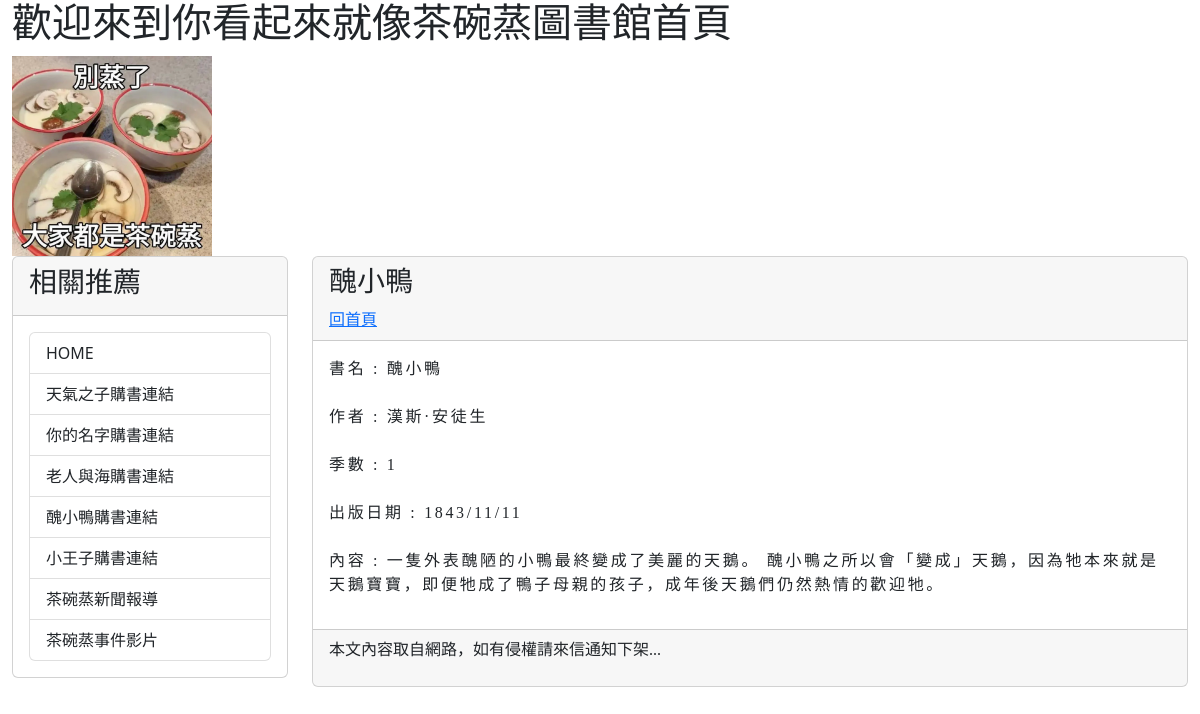
The page /book/duck/ on the database its author committed.
### mysite/models.py (models this page shows, shortened)
class Book(models.Model):
    title = models.CharField(max_length=200)
    slug = models.CharField(max_length=200)
    author = models.CharField(max_length=200)
    chapter = models.CharField(max_length=200)
    Publicationdate = models.CharField(max_length=200)
    body = models.TextField()
    pub_date = models.DateTimeField(auto_now_add=True)
    class Meta:
        ordering = ('-pub_date',)

### mysite/views.py (the view)
# urls.py: path('book/<slug:slug>/', showpost),
def showpost(request, slug):
    book = Book.objects.get(slug=slug)
    return render(request, 'book.html', locals())

### templates/book.html (shortened to what this page needs)
{% extends 'base.html' %}
{% block headmessage %}
    <h3 style='font-family:微軟正黑體;'>{{ book.title }}</h3>
    <a style='font-family:微軟正黑體;' href='/'>回首頁</a>
{% endblock %}
{% block content %}
        <p style='font-family:微軟正黑體;font-size:12pt;letter-spacing:2pt;'>
        書名 : {{ book.title }}<br>
        <br>
        作者 : {{ book.author }}<br>
        <br>
        季數 : {{ book.chapter }}<br>
        <br>
        出版日期 : {{ book.Publicationdate }}<br>
        <br>
        內容 : {{ book.body }}
        </p>
{% endblock %}

### rows shown on the page
Book: title "醜小鴨", author "漢斯·安徒生", chapter "1", Publicationdate "1843/11/11", body "一隻外表醜陋的小鴨最終變成了美麗的天鵝。 醜小鴨之所以會「變成」天鵝，因為牠本來就是天鵝寶寶，即便牠成了鴨子母親的孩子，成年後天鵝們仍然熱情的歡迎牠。"
